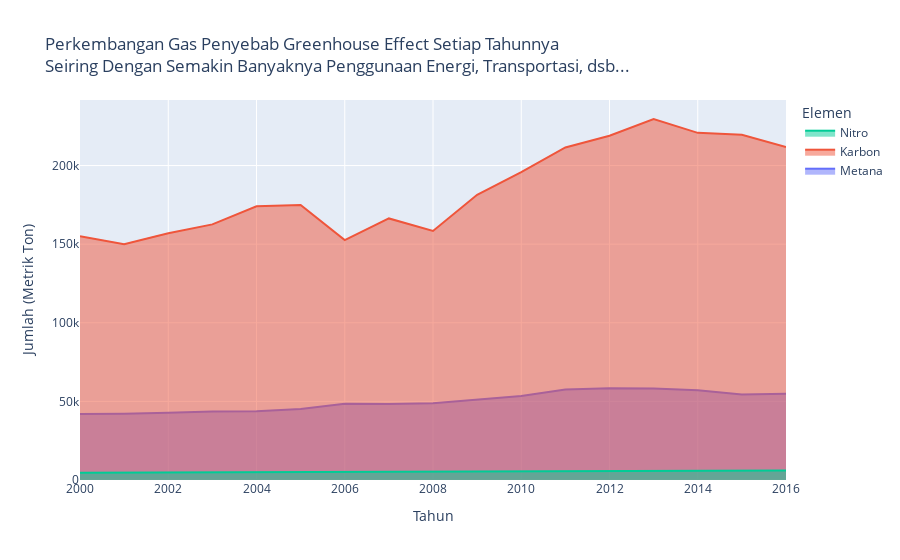

This figure's notebook cell:
### Code cell
plot = go.Figure()
  
plot.add_trace(go.Scatter(
    name = 'Metana',
    x = metana["Year"],
    y = metana["Value"],
    stackgroup='one'
   ))
  
plot.add_trace(go.Scatter(
    name = 'Karbon',
    x = karbon["Year"],
    y = karbon["Value"],
    stackgroup='two'
   )
)

plot.add_trace(go.Scatter(
    name = 'Nitro',
    x = nitro["Year"],
    y = nitro["Value"],
    stackgroup='three'
   )
)
plot.update_layout(
    title="Perkembangan Gas Penyebab Greenhouse Effect Setiap Tahunnya<br>Seiring Dengan Semakin Banyaknya Penggunaan Energi, Transportasi, dsb...",
    yaxis_title="Jumlah (Metrik Ton)",
    xaxis_title="Tahun",
    legend_title="Elemen",
)
plot.show()

### Figure 1 — Plotly figure (JSON) as saved in the notebook; plotly's stock layout.template omitted (floating-point values rounded to 4 significant figures)
{"data": [{"name": "Metana", "stackgroup": "one", "type": "scatter", "x": [2016, 2015, 2014, 2013, 2012, 2011, 2010, 2009, 2008, 2007, 2006, 2005, 2004, 2003, 2002, 2001, 2000], "y": [54810, 54320, 57060, 58250, 58340, 57630, 53400, 51220, 48800, 48320, 48420, 45140, 43710, 43620, 42750, 42110, 42050]}, {"name": "Karbon", "stackgroup": "two", "type": "scatter", "x": [2016, 2015, 2014, 2013, 2012, 2011, 2010, 2009, 2008, 2007, 2006, 2005, 2004, 2003, 2002, 2001, 2000], "y": [211802, 219587, 220775, 229598, 218956, 211501, 195836, 181410, 158432, 166360, 152624, 174897, 174035, 162580, 156969, 149980, 155103]}, {"name": "Nitro", "stackgroup": "three", "type": "scatter", "x": [2016, 2015, 2014, 2013, 2012, 2011, 2010, 2009, 2008, 2007, 2006, 2005, 2004, 2003, 2002, 2001, 2000], "y": [6080, 5850, 6100, 5920, 5990, 5780, 5380, 5270, 5220, 5190, 5000, 4940, 4900, 4850, 4690, 4650, 4540]}], "layout": {"legend": {"title": {"text": "Elemen"}}, "title": {"text": "Perkembangan Gas Penyebab Greenhouse Effect Setiap Tahunnya<br>Seiring Dengan Semakin Banyaknya Penggunaan Energi, Transportasi, dsb..."}, "xaxis": {"title": {"text": "Tahun"}}, "yaxis": {"title": {"text": "Jumlah (Metrik Ton)"}}}}
